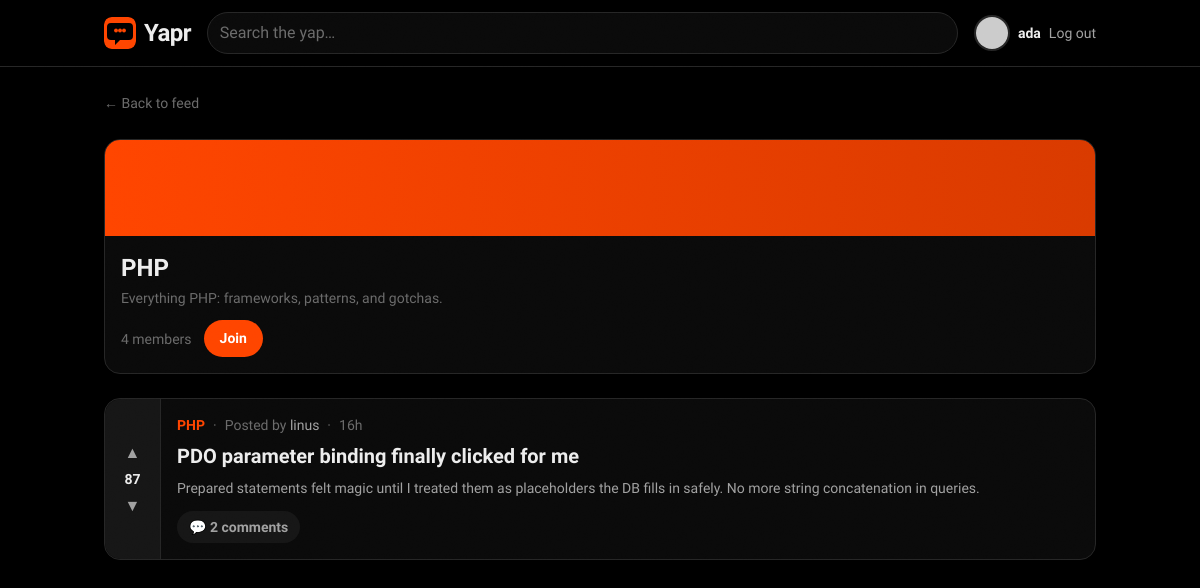
The page /community.php?slug=php (signed in) on the database as committed earlier.
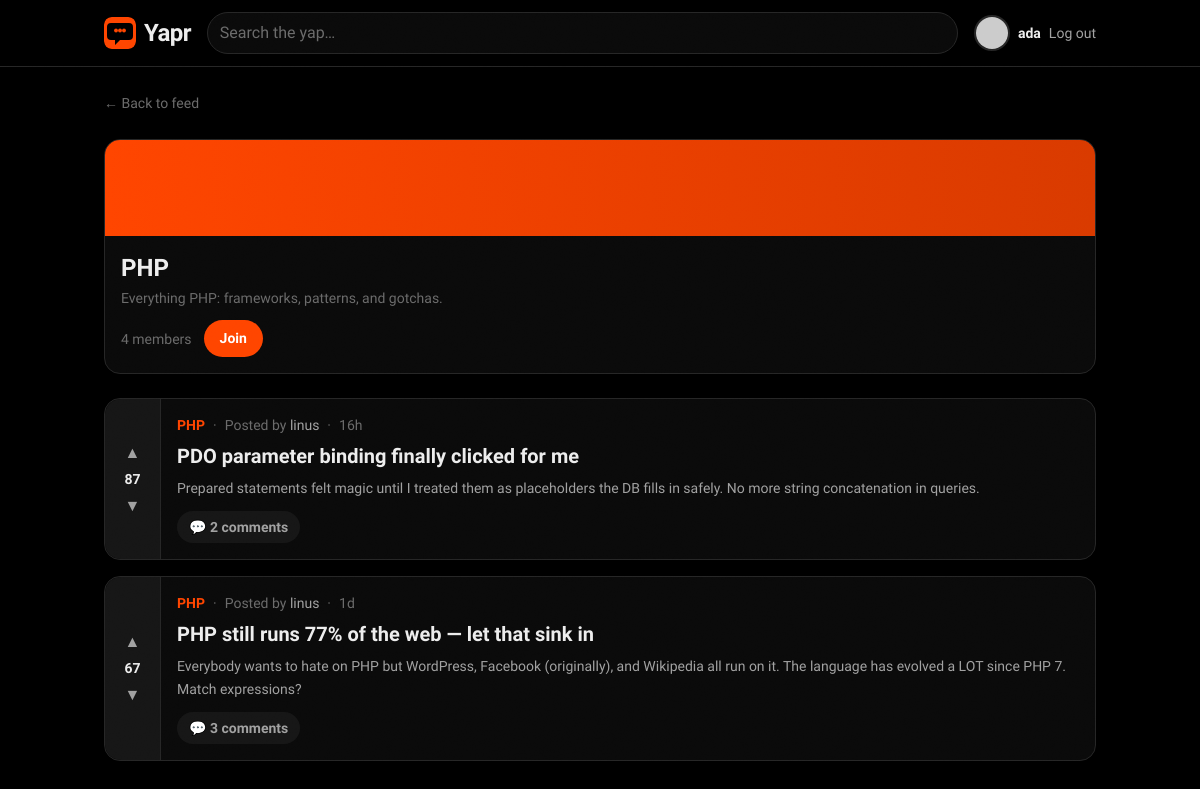
The same page on the database as committed later.
### tables this page shows
CREATE TABLE communities (
    id          INT UNSIGNED AUTO_INCREMENT PRIMARY KEY,
    name        VARCHAR(50)  NOT NULL,
    slug        VARCHAR(60)  NOT NULL UNIQUE,
    description TEXT         DEFAULT NULL,
    owner_id    INT UNSIGNED NOT NULL,
    created_at  TIMESTAMP    NOT NULL DEFAULT CURRENT_TIMESTAMP,
    FOREIGN KEY (owner_id) REFERENCES users(id) ON DELETE CASCADE
);

CREATE TABLE posts (
    id           INT UNSIGNED AUTO_INCREMENT PRIMARY KEY,
    title        VARCHAR(255) NOT NULL,
    body         TEXT         NOT NULL,
    user_id      INT UNSIGNED NOT NULL,
    community_id INT UNSIGNED NOT NULL,
    score        INT          NOT NULL DEFAULT 0,
    created_at   TIMESTAMP    NOT NULL DEFAULT CURRENT_TIMESTAMP,
    updated_at   TIMESTAMP    NOT NULL DEFAULT CURRENT_TIMESTAMP ON UPDATE CURRENT_TIMESTAMP,
    FOREIGN KEY (user_id)      REFERENCES users(id)       ON DELETE CASCADE,
    FOREIGN KEY (community_id) REFERENCES communities(id) ON DELETE CASCADE
);

CREATE TABLE users (
    id         INT UNSIGNED AUTO_INCREMENT PRIMARY KEY,
    username   VARCHAR(30)  NOT NULL UNIQUE,
    email      VARCHAR(255) NOT NULL UNIQUE,
    password   VARCHAR(255) NOT NULL,
    avatar     VARCHAR(255) DEFAULT NULL,
    bio        TEXT         DEFAULT NULL,
    karma      INT          NOT NULL DEFAULT 0,
    created_at TIMESTAMP    NOT NULL DEFAULT CURRENT_TIMESTAMP,
    updated_at TIMESTAMP    NOT NULL DEFAULT CURRENT_TIMESTAMP ON UPDATE CURRENT_TIMESTAMP
);

### api/includes/helpers.php (the view, shortened to what this page needs)
<?php
function timeAgo(string $datetime): string {
    $timestamp = strtotime($datetime);
    $diff = time() - $timestamp;
    if ($diff < 86400) return floor($diff / 3600) . 'h';
    if ($diff < 604800) return floor($diff / 86400) . 'd';
    return date('M j', $timestamp);
}
function esc($value): string {
    return htmlspecialchars((string) $value, ENT_QUOTES, 'UTF-8');
}
function avatarHtml(array $user, int $size = 10): string {
    $username = $user['username'] ?? 'guest';
    $initial = esc(mb_strtoupper(mb_substr($username, 0, 1)));
    $color = esc($user['avatar_color'] ?? '#ff4500');
    $px = $size * 4;
    $initialCircle = sprintf(
        '<div style="width:%1$dpx;height:%1$dpx;background-color:%2$s"'
        . ' class="flex items-center justify-center rounded-full border-2 border-line text-white font-semibold animate-scale-in">%3$s</div>',
        $px, $color, $initial
    );
    $url = $user['avatar_url'] ?? '';
    if ($url === '') {
        $url = 'https://api.dicebear.com/9.x/bottts/svg?seed=' . rawurlencode($username);
    }
    $fallback = "'" . str_replace('"', '&quot;', $initialCircle) . "'";
    return sprintf(
        '<img src="%1$s" alt="%2$s" width="%3$d" height="%3$d" loading="lazy"'
        . ' style="width:%3$dpx;height:%3$dpx;object-fit:cover;border-radius:9999px"'
        . ' class="rounded-full border-2 border-line object-cover"'
        . ' onerror="this.onerror=null;this.outerHTML=%4$s">',
        esc($url), esc($username), $px, $fallback
    );
}
function postCardHtml(array $post, int $index = 0): string {
    $author = $post['author']['username'] ?? 'unknown';
    $community = esc($post['community'] ?? '');
    $slug = esc($post['community_slug'] ?? '');
    $title = esc($post['title'] ?? '');
    $excerpt = esc(mb_substr($post['body'] ?? '', 0, 160));
    $score = esc($post['score'] ?? 0);
    $comments = esc($post['comments_count'] ?? 0);
    $time = esc($post['time'] ?? '');
    $id = (int) ($post['id'] ?? 0);
    $delay = min($index, 7) * 55;
    $comm = $community !== ''
        ? '<a href="community.php?slug=' . $slug . '" class="font-display font-semibold text-pop transition hover:underline">' . $community . '</a>'
        : '';
    return <<<HTML
    <div class="reveal" style="--reveal-delay:{$delay}ms">
      <article class="card flex overflow-hidden">
        <div class="vote-rail" data-score="{$score}">
          <button type="button" class="vote-btn is-up" aria-label="Upvote">▲</button>
          <span class="vote-score">{$score}</span>
          <button type="button" class="vote-btn is-down" aria-label="Downvote">▼</button>
        </div>
        <div class="min-w-0 flex-1 p-4">
          <div class="mb-2 flex flex-wrap items-center gap-2 text-sm text-ink-faint">
            {$comm}
            <span>·</span>
            <span>Posted by <span class="font-medium text-ink-soft">{$author}</span></span>
            <span>·</span>
            <span>{$time}</span>
          </div>
          <a href="post.php?id={$id}" class="block group">
            <h2 class="font-display text-xl font-semibold leading-snug text-ink transition group-hover:text-pop">{$title}</h2>
            <p class="mt-1.5 line-clamp-3 text-sm leading-relaxed text-ink-soft">{$excerpt}</p>
          </a>
          <div class="mt-3 flex items-center gap-3 text-sm text-ink-faint">
            <a href="post.php?id={$id}" class="pill bg-night-raised text-ink-soft transition hover:bg-pop hover:text-white">💬 {$comments} comments</a>
          </div>
        </div>
      </article>
    </div>
HTML;
}

### api/includes/header.php (shortened to what this page needs)
<!DOCTYPE html>
<html lang="en" class="h-full dark">
<head>
  <script src="https://cdn.tailwindcss.com"></script>
  <link rel="stylesheet" href="css/polish.css">
</head>
<body class="h-full">
<?php require __DIR__ . '/navbar.php'; ?>
<main id="main-content" class="relative z-10 mx-auto max-w-5xl animate-fade-in px-4 py-6">

### api/includes/navbar.php (shortened to what this page needs)
<?php
$user = $_SESSION['user'] ?? null;
?>
<header class="sticky top-0 z-20 border-b border-line bg-night/90 backdrop-blur">
  <nav class="mx-auto flex max-w-5xl items-center gap-4 px-4 py-3">
    <a href="index.php" class="group flex items-center gap-2">
      <img src="images/favicon.svg" alt="Yapr" class="h-8 w-8 rounded-lg transition-transform duration-150 ease-out group-hover:-rotate-6 group-hover:scale-110">
      <span class="font-display text-2xl font-black tracking-tight text-ink">Yapr</span>
    </a>
    <form action="index.php" method="get" class="hidden flex-1 md:block">
      <input type="search" name="q" placeholder="Search the yap…"
             class="field rounded-full">
    </form>
    <div class="ml-auto flex items-center gap-2 text-sm">
      <?php if (!empty($user)): ?>
        <?= avatarHtml($user, 9) ?>
        <a href="profile.php?id=<?= esc($user['id']) ?>" class="hidden font-semibold text-ink transition hover:text-pop sm:block"><?= esc($user['username']) ?></a>
        <a href="login.php?action=logout" class="btn-ghost">Log out</a>
      <?php else: ?>
        <a href="login.php" class="btn-ghost">Log in</a>
        <a href="register.php" class="btn-primary">Sign up</a>
      <?php endif; ?>
    </div>
  </nav>
</header>

### api/community.php (shortened to what this page needs)
<?php
require __DIR__ . '/includes/db.php';
require __DIR__ . '/includes/helpers.php';
$slug = mysqli_real_escape_string($conn, $_GET['slug'] ?? '');
$communityResult = mysqli_query($conn, "
    SELECT c.*, (SELECT COUNT(*) FROM community_members WHERE community_id = c.id) AS members_count
    FROM communities c WHERE c.slug = '$slug'
");
$community = mysqli_fetch_assoc($communityResult);
$postsResult = mysqli_query($conn, "
    SELECT p.*, u.username AS author_username,
           (SELECT COUNT(*) FROM comments WHERE post_id = p.id) AS comments_count
    FROM posts p
    JOIN users u ON p.user_id = u.id
    WHERE p.community_id = {$community['id']}
    ORDER BY p.created_at DESC
");
$communityPosts = [];
while ($row = mysqli_fetch_assoc($postsResult)) {
    $row['author'] = ['username' => $row['author_username']];
    $row['community'] = $community['name'];
    $row['community_slug'] = $community['slug'];
    $row['time'] = timeAgo($row['created_at']);
    $row['author_id'] = $row['user_id'];
    $communityPosts[] = $row;
}
require __DIR__ . '/includes/header.php';
?>
<div class="space-y-6">
  <a href="index.php" class="text-sm text-ink-faint transition hover:text-pop">← Back to feed</a>
  <div class="card animate-fade-in-up overflow-hidden">
    <div aria-hidden="true" class="h-24 animate-gradient-pan bg-[length:200%_200%] bg-gradient-to-r from-pop via-pop-dark to-ink"></div>
    <div class="p-4">
      <h1 class="font-display text-2xl font-bold text-ink"><?= esc($community['name']) ?></h1>
      <p class="mt-1 text-sm text-ink-faint"><?= esc($community['description']) ?></p>
      <div class="mt-3 flex items-center gap-3">
        <span class="text-sm text-ink-faint"><?= esc($community['members_count']) ?> members</span>
        <button type="button" class="btn-pop">Join</button>
      </div>
    </div>
  </div>
  <section class="space-y-4">
    <?php foreach (array_values($communityPosts) as $i => $post): ?>
      <?= postCardHtml($post, $i) ?>
    <?php endforeach; ?>
  </section>
</div>
<?php require __DIR__ . '/includes/footer.php'; ?>

### api/includes/footer.php (shortened to what this page needs)
</main>
</body>
</html>

### public/css/polish.css (style rules this page uses)
.reveal { opacity: 0; transform: translateY(20px); transition: opacity 0.35s cubic-bezier(0.23, 1, 0.32, 1), transform 0.35s cubic-bezier(0.23, 1, 0.32, 1); transition-delay: var(--reveal-delay, 0ms); }
.reveal.visible { opacity: 1; transform: translateY(0); }
header { transition: transform 300ms cubic-bezier(0.23, 1, 0.32, 1); }
.ripple-container { position: relative; overflow: hidden; }
html { background: #000; }

### api/includes/header.php (style rules this page uses)
:root { --ease-out: cubic-bezier(0.23, 1, 0.32, 1); }
body { background: #000000; -webkit-font-smoothing: antialiased; -moz-osx-font-smoothing: grayscale; }
.card { position: relative; border-radius: 1rem; border: 1px solid #262626; background: #0a0a0a; transition: transform 200ms var(--ease-out), border-color 200ms var(--ease-out), box-shadow 200ms var(--ease-out); }
.pill { display: inline-flex; align-items: center; justify-content: center; gap: 0.375rem; border-radius: 9999px; padding: 0.375rem 0.75rem; font-size: 0.875rem; font-weight: 600; transition: transform 150ms var(--ease-out), background 150ms var(--ease-out), color 150ms var(--ease-out); }
.btn-primary, .btn-pop { display: inline-flex; align-items: center; justify-content: center; border-radius: 9999px; padding: 0.5rem 1rem; font-size: 0.875rem; font-weight: 600; transition: transform 150ms var(--ease-out), background 150ms var(--ease-out), color 150ms var(--ease-out); }
.btn-pop { background: #ff4500; color: #fff; }
.btn-ghost { color: #a1a1a1; font-weight: 500; transition: transform 150ms var(--ease-out), background 150ms var(--ease-out), color 150ms var(--ease-out); }
.vote-rail { display: flex; width: 3.5rem; flex-shrink: 0; flex-direction: column; align-items: center; justify-content: center; gap: 0.125rem; border-top-left-radius: 1rem; border-bottom-left-radius: 1rem; border-right: 1px solid #262626; background: #161616; padding: 0.75rem 0; color: #a1a1a1; }
.vote-btn { display: flex; height: 1.75rem; width: 1.75rem; align-items: center; justify-content: center; border-radius: 9999px; font-size: 1rem; line-height: 1; transition: transform 150ms var(--ease-out), background 150ms var(--ease-out), color 150ms var(--ease-out); }
.vote-score { font-family: "Bricolage Grotesque", system-ui, sans-serif; font-size: 0.875rem; font-weight: 700; font-variant-numeric: tabular-nums; color: #ededed; }
.field { width: 100%; border-radius: 0.75rem; border: 1px solid #262626; background: #0a0a0a; padding: 0.5rem 0.75rem; color: #ededed; transition: border-color 150ms var(--ease-out), box-shadow 150ms var(--ease-out); }
.field::placeholder { color: #6b6b6b; }

Rows that differ between the two databases and show on the page:
now on this page (row edited): users: username "ada"
added posts: $delay 55 (drawn), score "67", community "PHP", author "linus", time "1d", title "PHP still runs 77% of the web — let that sink in", body "Everybody wants to hate on PHP but WordPress, Facebook (originally), and Wikipedia all run on it. The language has evolved a LOT since PHP 7. Match expressions?", comments "3"
Other text that changed with them:
$user['username']: "ada" → (not shown)
